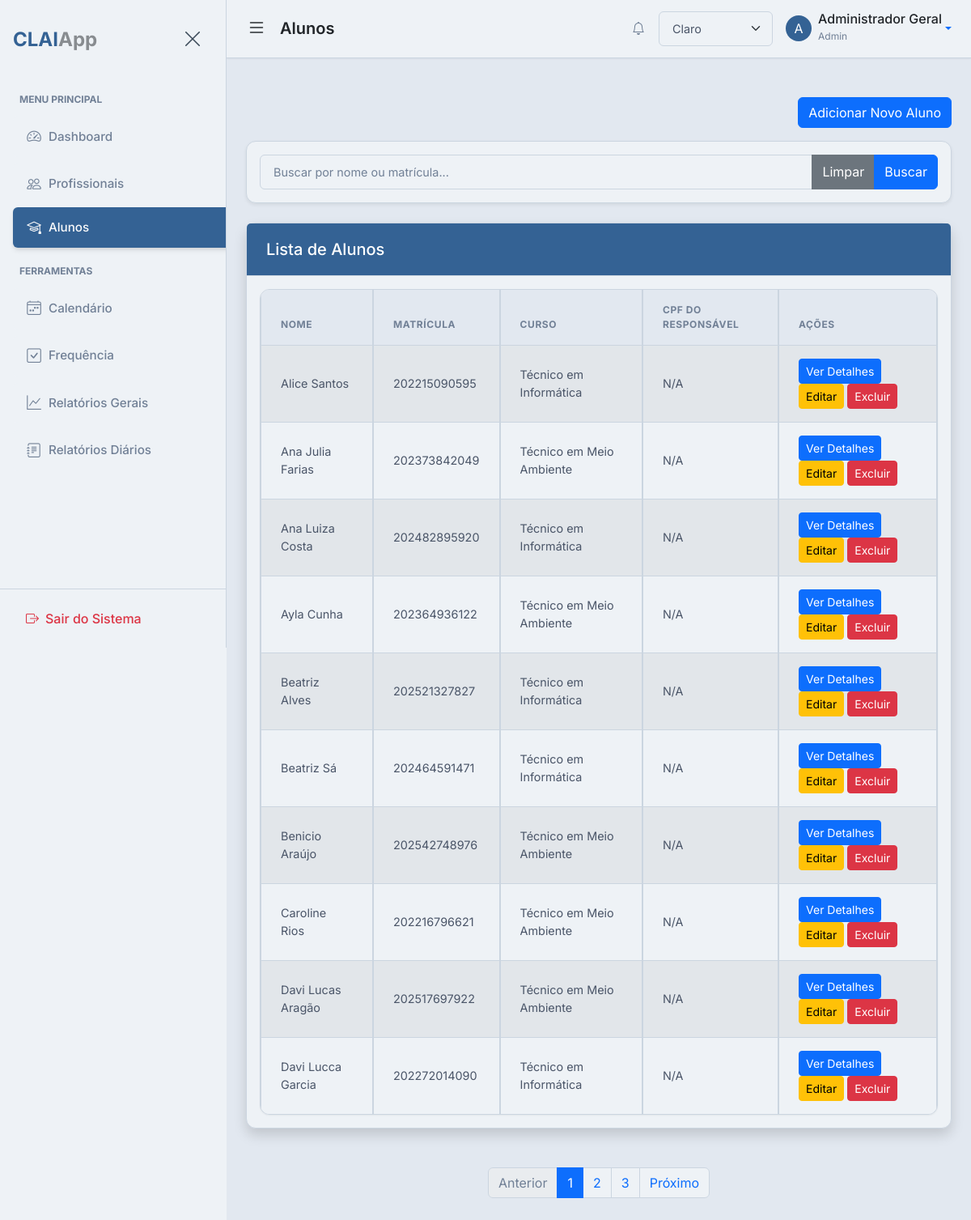
The app's page /students (signed in) with its own data.
### app/models.py (models this page shows, shortened)
class BaseModel(Model):
    class Meta:
        database = db

class User(UserMixin, BaseModel):
    username = CharField(unique=True)
    email = CharField(unique=True)
    password = CharField()
    name = CharField()
    profile_picture = CharField(default='default_profile.png')
    role = CharField(default='pedagogue')  # 'admin', 'pedagogue'
    class Meta:
        table_name = 'users'

class Student(BaseModel):
    name = CharField()
    matricula = CharField(unique=True)
    dob = DateField()  # Date of Birth
    cid = CharField(null=True)  # International Classification of Diseases
    email = CharField(null=True)
    phone = CharField(null=True)
    grade = CharField(null=True)  # Turma
    course = CharField(null=True)
    responsible_name = CharField(null=True)
    responsible_phone = CharField(null=True)
    responsible_email = CharField(null=True)
    responsible_cpf = CharField(null=True) # Responsible CPF field added
    pedagogue = ForeignKeyField(User, backref='students', null=True)  # Assign a primary pedagogue
    student_picture = CharField(default='default_student.png')
    specific_needs_description = TextField(null=True)  # New field for RF05
    class Meta:
        table_name = 'students'

### app/routes.py (the view)
@bp.route('/students')
@login_required
def list_students():
    page = request.args.get('page', 1, type=int)
    per_page = Config.PAGINATION_PER_PAGE
    search_query = request.args.get('search', '')
    if current_user.role == 'admin':
        students_query = Student.select()
    else:
        students_query = Student.select().where(Student.pedagogue == current_user)
    if search_query:
        students_query = students_query.where(
            (Student.name.contains(search_query)) |
            (Student.matricula.contains(search_query))
        )
    total_students = students_query.count()
    total_pages = (total_students + per_page - 1) // per_page
    students = students_query.order_by(Student.name).paginate(page, per_page)
    paginator_args = {}
    if search_query:
        paginator_args['search'] = search_query
    paginator = {
        'page': page,
        'total_pages': total_pages,
        'route': 'main.list_students',
        'args': paginator_args
    }
    return render_template(
        'students/list_students.html',
        title='Lista de Alunos',
        students=students,
        paginator=paginator
    )

### app/templates/students/list_students.html (shortened to what this page needs)
{% extends "base.html" %}
{% block page_heading %}Alunos{% endblock %}
{% block content %}
<div class="row my-4">
    <div class="col-md-12">
        <div class="d-flex justify-content-end mb-3">
            <a href="{{ url_for('main.add_student') }}" class="btn btn-primary">Adicionar Novo Aluno</a>
        </div>
        <div class="card shadow-sm mb-4">
            <div class="card-body">
                <form method="GET" action="{{ url_for('main.list_students') }}">
                    <div class="input-group">
                        <input type="text" class="form-control" id="searchInput" name="search" placeholder="Buscar por nome ou matrícula..." value="{{ search_query or '' }}">
                        <button class="btn btn-secondary" type="button" id="clearSearchButton">Limpar</button>
                        <button class="btn btn-primary" type="submit">
                            Buscar
                        </button>
                    </div>
                </form>
            </div>
        </div>
        <div class="card shadow mb-4">
            <div class="card-header bg-primary text-white">
                <h5 class="mb-0">Lista de Alunos</h5>
            </div>
            <div class="card-body">
                <div class="table-responsive">
                    <table class="table table-striped table-bordered">
                        <thead>
                            <tr>
                                <th scope="col">Nome</th>
                                <th scope="col">Matrícula</th>
                                <th scope="col">Curso</th>
                                <th scope="col">CPF do Responsável</th>
                                <th scope="col">Ações</th>
                            </tr>
                        </thead>
                        <tbody>
                            {% for student in students %}
                            <tr>
                                <td>{{ student.name }}</td>
                                <td>{{ student.matricula }}</td>
                                <td>{{ student.course }}</td>
                                <td>{{ student.responsible_cpf | format_cpf if student.responsible_cpf else 'N/A' }}</td>
                                <td>
                                    <a href="{{ url_for('main.student_detail', student_id=student.id) }}" class="btn btn-primary btn-sm">Ver Detalhes</a>
                                    <a href="{{ url_for('main.edit_student', student_id=student.id) }}" class="btn btn-warning btn-sm">Editar</a>
                                    <form action="{{ url_for('main.delete_student', student_id=student.id) }}" method="POST" style="display:inline;">
                                        <button type="submit" class="btn btn-danger btn-sm" onclick="return confirm('Tem certeza que deseja excluir este aluno?')">Excluir</button>
                                    </form>
                                </td>
                            </tr>
                            {% else %}
                            <tr>
                                <td colspan="4">Nenhum aluno encontrado.</td>
                            </tr>
                            {% endfor %}
                        </tbody>
                    </table>
                </div>
            </div>
        </div>
    </div>
</div>
{% endblock %}

### app/templates/base.html (shortened to what this page needs)
{% from "macros/pagination_macros.html" import render_pagination %}
<!DOCTYPE html>
<html lang="pt-br" data-bs-theme="light"{% block html_attribs %}{% endblock %}>
<head>
    <link href="https://cdn.jsdelivr.net/npm/bootstrap@5.3.8/dist/css/bootstrap.min.css" rel="stylesheet"
>
    <link rel="stylesheet" href="https://cdn.jsdelivr.net/npm/bootstrap-icons@1.11.1/font/bootstrap-icons.css">
    <link href='https://cdn.jsdelivr.net/npm/fullcalendar@6.1.19/main.min.css' rel='stylesheet' />
    <link rel="stylesheet" href="https://cdnjs.cloudflare.com/ajax/libs/font-awesome/6.5.1/css/all.min.css" />
    <link rel="stylesheet" href="{{ url_for('static', filename='css/style.css') }}">
    <link rel="stylesheet" href="{{ url_for('static', filename='css/print.css') }}" media="print">
    <link rel="stylesheet" href="https://cdn.jsdelivr.net/npm/pace-js@latest/pace-theme-default.min.css">
    <link rel="stylesheet" href="https://cdnjs.cloudflare.com/ajax/libs/animate.css/4.1.1/animate.min.css"/>
</head>
<body class="d-flex" id="wrapper"{% block body_attribs %}{% endblock %}>
    {% block body %}
    <div id="sidebar-wrapper">
        <div class="sidebar-heading d-flex justify-content-between align-items-center py-4 px-3">
            <div class="fw-bold fs-4 text-primary tracking-tight">
                {{ config.APP_BASE_NAME }}<span class="text-body text-opacity-50">{{ config.APP_SUFFIX }}</span>
            </div>
            <button class="btn btn-link text-secondary" id="sidebar-close">
                <i class="bi bi-x-lg fs-4"></i>
            </button>
        </div>
        <div class="list-group list-group-flush my-3">
            <small class="text-uppercase text-muted fw-bold px-4 mb-2" style="font-size: 0.75rem;">Menu
                Principal</small>
            <a href="{{ url_for('main.dashboard') }}"
                class="list-group-item list-group-item-action {% if request.endpoint == 'main.dashboard' %}active{% endif %}">
                <i class="bi bi-speedometer2 me-2"></i>Dashboard
            </a>
            {% if current_user.is_authenticated and current_user.role == 'admin' %}
            <a href="{{ url_for('main.list_users') }}"
                class="list-group-item list-group-item-action {% if request.endpoint == 'main.list_users' %}active{% endif %}">
                <i class="bi bi-people me-2"></i>Profissionais
            </a>
            {% endif %}
            <a href="{{ url_for('main.list_students') }}"
                class="list-group-item list-group-item-action {% if request.endpoint == 'main.list_students' %}active{% endif %}">
                <i class="bi bi-mortarboard me-2"></i>Alunos
            </a>
            <small class="text-uppercase text-muted fw-bold px-4 mb-2 mt-3"
                style="font-size: 0.75rem;">Ferramentas</small>
            <a href="{{ url_for('main.calendar') }}"
                class="list-group-item list-group-item-action {% if request.endpoint == 'main.calendar' %}active{% endif %}">
                <i class="bi bi-calendar4-week me-2"></i>Calendário
            </a>
            <a href="{{ url_for('main.mark_attendance') }}"
                class="list-group-item list-group-item-action {% if request.endpoint == 'main.mark_attendance' %}active{% endif %}">
                <i class="bi bi-check-square me-2"></i>Frequência
            </a>
            <a href="{{ url_for('main.list_general_reports') }}"
                class="list-group-item list-group-item-action {% if request.endpoint == 'main.list_general_reports' %}active{% endif %}">
                <i class="bi bi-graph-up me-2"></i>Relatórios Gerais
            </a>
            <a href="{{ url_for('main.list_daily_reports') }}"
                class="list-group-item list-group-item-action {% if 'daily_report' in request.endpoint %}active{% endif %}">
                <i class="bi bi-journal-text me-2"></i>Relatórios Diários
            </a>
        </div>
        <div class="mt-auto p-3 border-top">
            <a href="{{ url_for('main.logout') }}"
                class="d-flex align-items-center text-decoration-none text-danger px-3 py-2 rounded hover-bg-light">
                <i class="bi bi-box-arrow-right me-2"></i>
                <span class="fw-medium">Sair do Sistema</span>
            </a>
        </div>
    </div>
    <div id="page-content-wrapper">
        <nav class="navbar navbar-expand-lg main-navbar px-4">
            <div class="d-flex align-items-center w-100">
                <button class="btn btn-link text-body p-0 me-3" id="menu-toggle">
                    <i class="bi bi-list fs-4"></i>
                </button>
                <h1 class="h5 m-0 fw-semibold text-body">{% block page_heading %}Visão Geral{% endblock %}</h1>
                <div class="ms-auto d-flex align-items-center gap-3">
                    {% if current_user.is_authenticated %}
                    <a href="{{ url_for('main.list_notifications') }}" class="btn btn-link text-body-secondary p-0 position-relative" title="Notificações">
                        <i class="bi bi-bell"></i>
                    </a>
                    {% endif %}
                    <div class="dropdown">
                        <select id="theme-select" class="form-select form-select-sm" aria-label="Selecionar Tema">
                            <option value="light">Claro</option>
                        </select>
                    </div>
                    <div class="dropdown">
                        <a class="d-flex align-items-center text-decoration-none dropdown-toggle" href="#" role="button"
                            data-bs-toggle="dropdown" aria-expanded="false">
                            <div class="avatar bg-primary text-white rounded-circle d-flex align-items-center justify-content-center me-2"
                                style="width: 32px; height: 32px;">
                                {% if current_user.is_authenticated %}
                                {{ current_user.name[0] | upper }}
                                {% else %}
                                <i class="bi bi-person"></i>
                                {% endif %}
                            </div>
                            <div class="d-none d-md-block">
                                {% if current_user.is_authenticated %}
                                <span class="fw-medium text-body d-block" style="line-height: 1;">{{
                                    current_user.name }}</span>
                                <small class="text-muted" style="font-size: 0.75rem;">{{ current_user.role |
                                    capitalize }}</small>
                                {% else %}
                                <span class="fw-medium text-body d-block" style="line-height: 1;">Convidado</span>
                                <small class="text-muted" style="font-size: 0.75rem;">Não Autenticado</small>
                                {% endif %}
                            </div>
                        </a>
                    </div>
                </div>
            </div>
        </nav>
        <main class="container-fluid px-4 py-4 animate__animated animate__fadeIn">
            {% block content %}{% endblock %}
            {% block pagination %}
            {% if paginator %}
                {{ render_pagination(paginator) }}
            {% endif %}
            {% endblock %}
        </main>
    </div>
    {% endblock %}
</body>
</html>

### records on screen
User: name "A", name "Administrador Geral", role "Admin"
Student: name "Alice Santos", matricula "202215090595", course "Técnico em Informática", responsible_cpf "N/A"
Student: name "Ana Julia Farias", matricula "202373842049", course "Técnico em Meio Ambiente", responsible_cpf "N/A"
Student: name "Ana Luiza Costa", matricula "202482895920", course "Técnico em Informática", responsible_cpf "N/A"
Student: name "Ayla Cunha", matricula "202364936122", course "Técnico em Meio Ambiente", responsible_cpf "N/A"
Student: name "Beatriz Alves", matricula "202521327827", course "Técnico em Informática", responsible_cpf "N/A"
Student: name "Beatriz Sá", matricula "202464591471", course "Técnico em Informática", responsible_cpf "N/A"
Student: name "Benicio Araújo", matricula "202542748976", course "Técnico em Meio Ambiente", responsible_cpf "N/A"
Student: name "Caroline Rios", matricula "202216796621", course "Técnico em Meio Ambiente", responsible_cpf "N/A"
Student: name "Davi Lucas Aragão", matricula "202517697922", course "Técnico em Meio Ambiente", responsible_cpf "N/A"
Student: name "Davi Lucca Garcia", matricula "202272014090", course "Técnico em Informática", responsible_cpf "N/A"

### other values on screen
{{ config.APP_BASE_NAME }} "CLAI"
{{ config.APP_SUFFIX }} "App"
{{ p }} "1" "2" "3"
